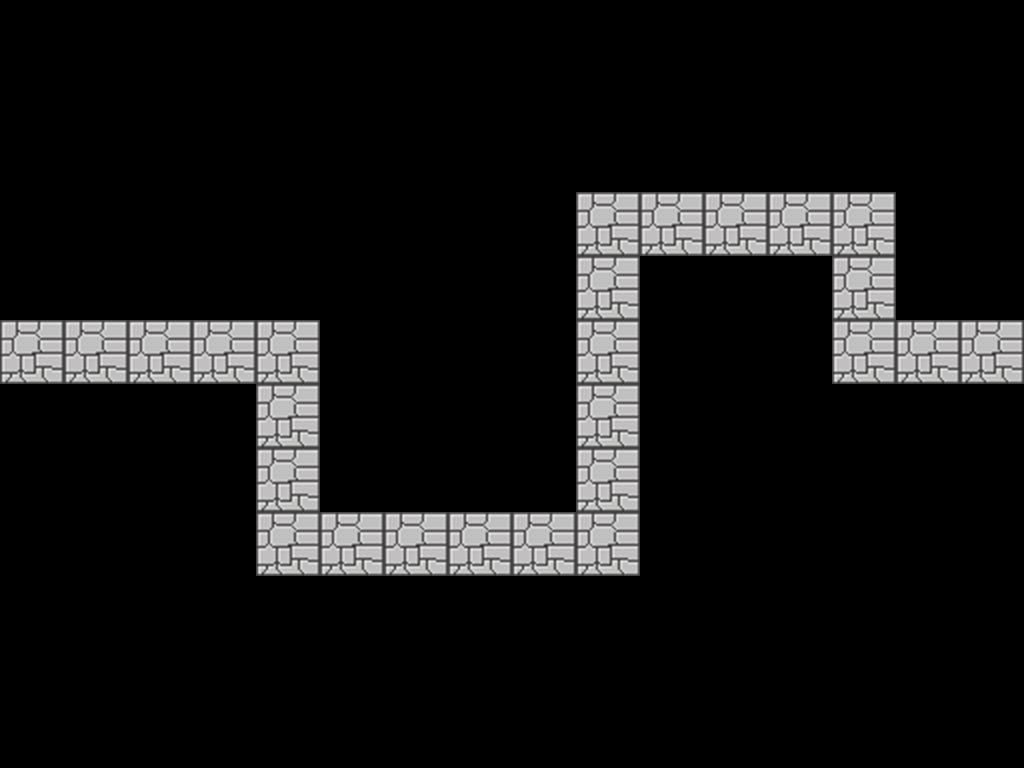

Tiled map render using the project's own tile images. Description and the whole map definition, tile-layer contents included, below:
An orthogonal 16x12 tile map with 64x64 px tiles, 1 tile layer (layer) and 8 objects.

<map version="1.0" tiledversion="1.0.3" orientation="orthogonal" renderorder="right-down" width="16" height="12" tilewidth="64" tileheight="64" nextobjectid="46">
 <tileset firstgid="1" source="ground.tsx" />
 <layer name="layer" width="16" height="12">
  <data encoding="csv">
0,0,0,0,0,0,0,0,0,0,0,0,0,0,0,0,
0,0,0,0,0,0,0,0,0,0,0,0,0,0,0,0,
0,0,0,0,0,0,0,0,0,0,0,0,0,0,0,0,
0,0,0,0,0,0,0,0,0,1,1,1,1,1,0,0,
0,0,0,0,0,0,0,0,0,1,0,0,0,1,0,0,
1,1,1,1,1,0,0,0,0,1,0,0,0,1,1,1,
0,0,0,0,1,0,0,0,0,1,0,0,0,0,0,0,
0,0,0,0,1,0,0,0,0,1,0,0,0,0,0,0,
0,0,0,0,1,1,1,1,1,1,0,0,0,0,0,0,
0,0,0,0,0,0,0,0,0,0,0,0,0,0,0,0,
0,0,0,0,0,0,0,0,0,0,0,0,0,0,0,0,
0,0,0,0,0,0,0,0,0,0,0,0,0,0,0,0
</data>
 </layer>
 <objectgroup name="road">
  <object id="35" x="2" y="340" width="12" height="27" />
  <object id="36" x="256" y="343" width="12" height="24" />
  <object id="37" x="273" y="514" width="34" height="11" />
  <object id="38" x="577" y="528" width="11" height="30" />
  <object id="42" x="592" y="243" width="37" height="10" />
  <object id="43" x="833" y="210" width="13" height="32" />
  <object id="44" x="850" y="322" width="31" height="12" />
  <object id="45" x="1009" y="338" width="12" height="34" />
 </objectgroup>
</map>